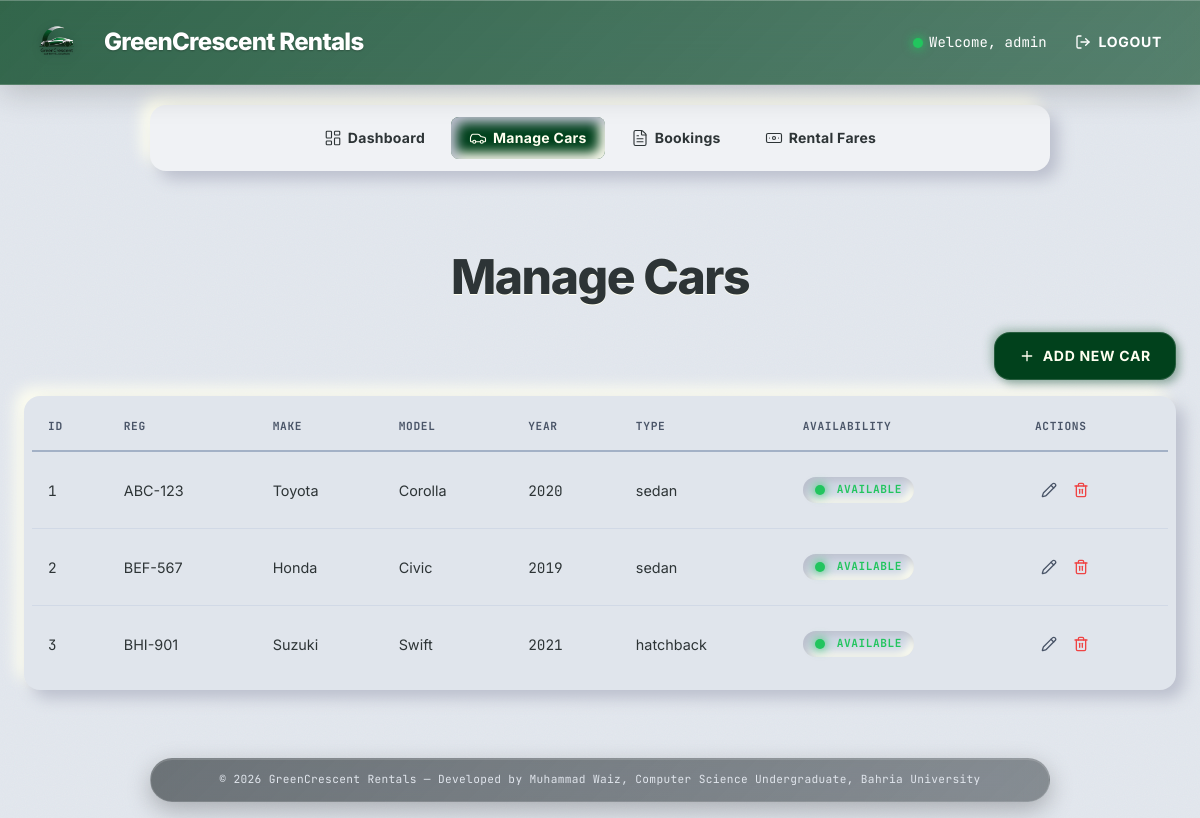
The page /frontend/admin/cars/list_cars.php (signed in) on the database as committed earlier.
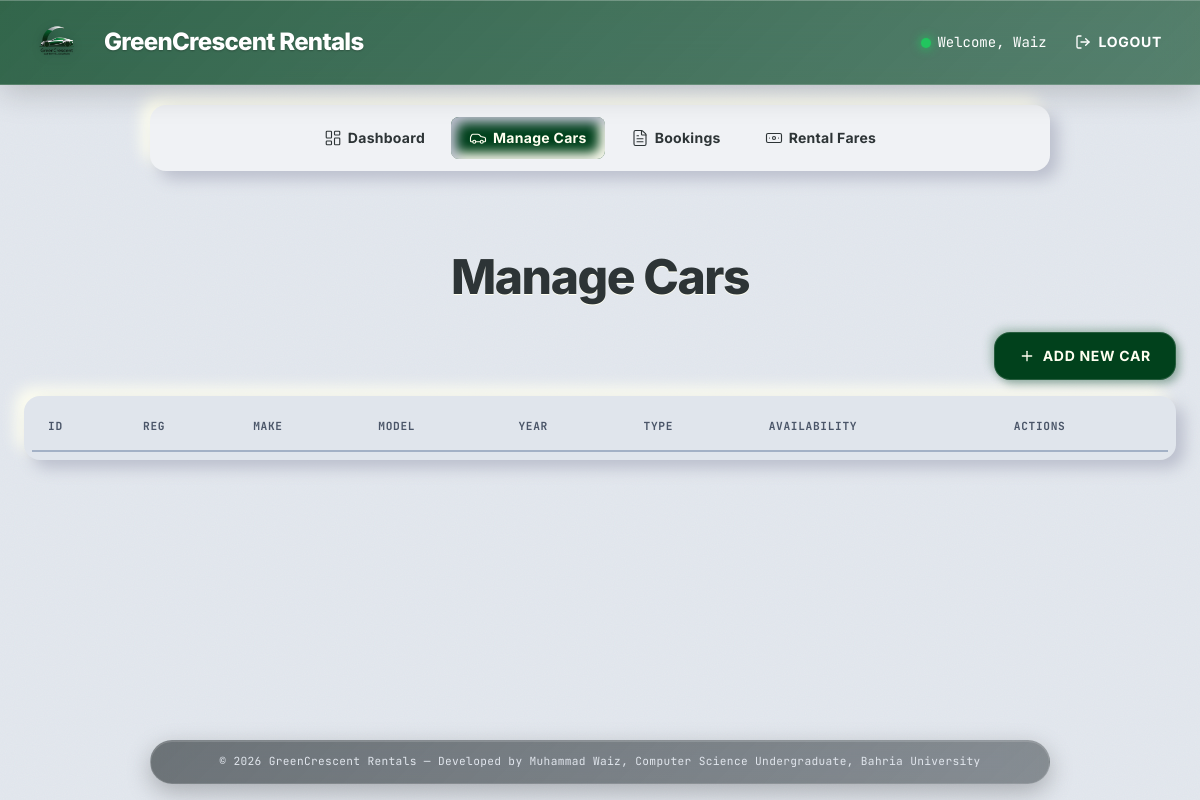
The same page on the database as committed later.
### tables this page shows
CREATE TABLE cars (
    cid INT AUTO_INCREMENT PRIMARY KEY,
    carreg VARCHAR(7) NOT NULL,
    make VARCHAR(50) NOT NULL,
    model VARCHAR(50) NOT NULL,
    year YEAR NOT NULL,
    type ENUM('sedan','crossover','hatchback','suv','truck'),
    availability ENUM('available','booked') DEFAULT 'available',
    image VARCHAR(255),
    created_at TIMESTAMP DEFAULT CURRENT_TIMESTAMP
);

### frontend/admin/cars/list_cars.php (the view, shortened to what this page needs)
<?php
include '../../../backend/db/db_connect.php';
$carsQuery = $conn->query("SELECT * FROM cars");
?>
<?php include $_SERVER['DOCUMENT_ROOT'].'/GreenCrescent_Rentals/frontend/common/header.php'; ?>
<?php include $_SERVER['DOCUMENT_ROOT'].'/GreenCrescent_Rentals/frontend/admin/common/navbar.php'; ?>
<div class="container section">
    <h1 class="text-center mb-2">Manage Cars</h1>
    <div class="flex" style="justify-content:flex-end; margin-bottom:16px;">
        <a href="add_car.php" class="btn btn-primary">
            <svg width="16" height="16" viewBox="0 0 24 24" fill="none" stroke="currentColor" stroke-width="2" stroke-linecap="round" stroke-linejoin="round"><path d="M5 12h14"/><path d="M12 5v14"/></svg>
            Add New Car
        </a>
    </div>
    <div class="table-wrap">
        <table>
            <thead>
                <tr>
                    <th>ID</th>
                    <th>Reg</th>
                    <th>Make</th>
                    <th>Model</th>
                    <th>Year</th>
                    <th>Type</th>
                    <th>Availability</th>
                    <th>Actions</th>
                </tr>
            </thead>
            <tbody>
                <?php while($car = $carsQuery->fetch_assoc()): ?>
                <tr>
                    <td class="mono"><?php echo $car['cid']; ?></td>
                    <td><?php echo htmlspecialchars($car['carreg']); ?></td>
                    <td><?php echo htmlspecialchars($car['make']); ?></td>
                    <td><?php echo htmlspecialchars($car['model']); ?></td>
                    <td class="mono"><?php echo $car['year']; ?></td>
                    <td><?php echo htmlspecialchars($car['type']); ?></td>
                    <td>
                        <?php $__ok = $car['availability'] === 'available'; ?>
                        <span class="badge <?php echo $__ok ? 'badge-success' : 'badge-alert'; ?>">
                            <span class="led <?php echo $__ok ? 'led-online' : 'led-alert'; ?>"></span>
                            <?php echo ucfirst($car['availability']); ?>
                        </span>
                    </td>
                    <td>
                        <a href="edit_car.php?cid=<?php echo $car['cid']; ?>" class="btn btn-ghost btn-inline" title="Edit Car" style="padding:6px;">
                            <svg width="16" height="16" viewBox="0 0 24 24" fill="none" stroke="currentColor" stroke-width="2" stroke-linecap="round" stroke-linejoin="round"><path d="M21.174 6.812a1 1 0 0 0-3.986-3.987L3.842 16.174a2 2 0 0 0-.5.83l-1.321 4.352a.5.5 0 0 0 .623.622l4.353-1.32a2 2 0 0 0 .83-.497z"/><path d="m15 5 4 4"/></svg>
                        </a>
                        <a href="delete_car.php?cid=<?php echo $car['cid']; ?>" onclick="return confirm('Are you sure?')" class="btn btn-ghost btn-inline" title="Delete Car" style="padding:6px; color:var(--status-alert);">
                            <svg width="16" height="16" viewBox="0 0 24 24" fill="none" stroke="currentColor" stroke-width="2" stroke-linecap="round" stroke-linejoin="round"><path d="M10 11v6"/><path d="M14 11v6"/><path d="M19 6v14a2 2 0 0 1-2 2H7a2 2 0 0 1-2-2V6"/><path d="M3 6h18"/><path d="M8 6V4a2 2 0 0 1 2-2h4a2 2 0 0 1 2 2v2"/></svg>
                        </a>
                    </td>
                </tr>
                <?php endwhile; ?>
            </tbody>
        </table>
    </div>
</div>
<?php include $_SERVER['DOCUMENT_ROOT'].'/GreenCrescent_Rentals/frontend/common/footer.php'; ?>

### frontend/common/header.php (shortened to what this page needs)
<!DOCTYPE html>
<html lang="en">
<head>
    <link rel="stylesheet" href="/GreenCrescent_Rentals/frontend/css/style.css">
</head>
<body>
<header class="site-header">
    <div class="logo-group">
        <img src="/GreenCrescent_Rentals/frontend/images/logo.png" alt="GreenCrescent Rentals logo">
        <h1>GreenCrescent Rentals</h1>
    </div>
    <?php if (isset($_SESSION['uid'])): ?>
        <div class="user-area">
            <span><span class="led led-online"></span>Welcome, <?php echo htmlspecialchars($_SESSION['name']); ?></span>
            <a href="/GreenCrescent_Rentals/backend/users/logout.php" class="btn btn-ghost btn-inline">
                <svg width="16" height="16" viewBox="0 0 24 24" fill="none" stroke="currentColor" stroke-width="2" stroke-linecap="round" stroke-linejoin="round"><path d="m16 17 5-5-5-5"/><path d="M21 12H9"/><path d="M9 21H5a2 2 0 0 1-2-2V5a2 2 0 0 1 2-2h4"/></svg>
                Logout
            </a>
        </div>
    <?php endif; ?>
</header>

### frontend/admin/common/navbar.php (shortened to what this page needs)
<?php
$__current = basename($_SERVER['PHP_SELF']);
$__inCars = strpos($_SERVER['PHP_SELF'], '/admin/cars/') !== false;
$__inBookings = strpos($_SERVER['PHP_SELF'], '/admin/bookings/') !== false;
$__inFares = strpos($_SERVER['PHP_SELF'], '/admin/fares/') !== false;
?>
<nav class="navbar">
    <a href="/GreenCrescent_Rentals/frontend/admin/dashboard.php" class="<?php echo $__current === 'dashboard.php' ? 'active' : ''; ?>">
        Dashboard
    </a>
    <a href="/GreenCrescent_Rentals/frontend/admin/cars/list_cars.php" class="<?php echo $__inCars ? 'active' : ''; ?>">
        Manage Cars
    </a>
    <a href="/GreenCrescent_Rentals/frontend/admin/bookings/manage_bookings.php" class="<?php echo $__inBookings ? 'active' : ''; ?>">
        Bookings
    </a>
    <a href="/GreenCrescent_Rentals/frontend/admin/fares/manage_fares.php" class="<?php echo $__inFares ? 'active' : ''; ?>">
        <svg width="18" height="18" viewBox="0 0 24 24" fill="none" stroke="currentColor" stroke-width="1.5" stroke-linecap="round" stroke-linejoin="round"><rect width="20" height="12" x="2" y="6" rx="2"/><circle cx="12" cy="12" r="2"/><path d="M6 12h.01M18 12h.01"/></svg>
        Rental Fares
    </a>
</nav>

### frontend/common/footer.php
<footer id="site-footer">
    <div class="container">
        &copy; <?php echo date("Y"); ?> GreenCrescent Rentals — Developed by Muhammad Waiz, Computer Science Undergraduate, Bahria University
    </div>
</footer>
</body>
</html>

Rows that differ between the two databases and show on the page:
removed cars: cid "1", carreg "ABC-123", make "Toyota", model "Corolla", year "2020", type "sedan", availability "AVAILABLE"
removed cars: cid "2", carreg "BEF-567", make "Honda", model "Civic", year "2019", type "sedan", availability "AVAILABLE"
removed cars: cid "3", carreg "BHI-901", make "Suzuki", model "Swift", year "2021", type "hatchback", availability "AVAILABLE"
Other text that changed with them:
$_SESSION['name']: "admin" → "Waiz"
